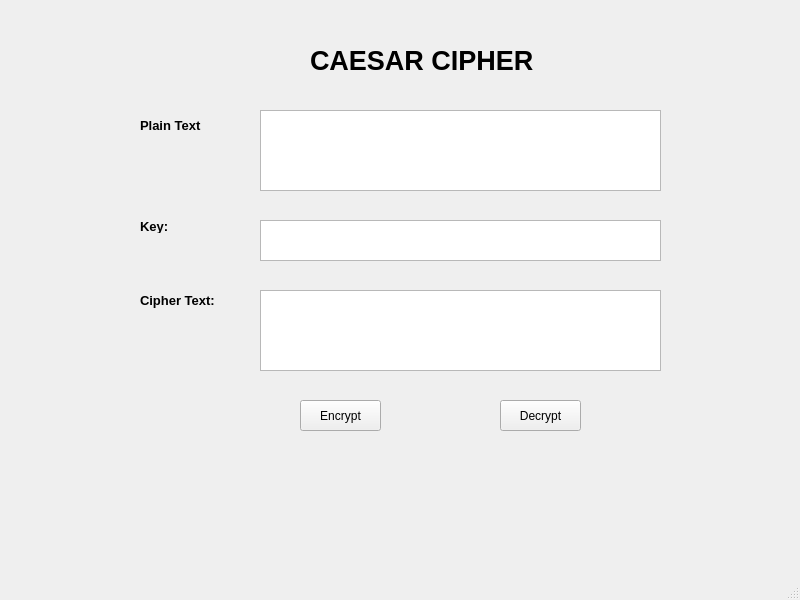
<?xml version="1.0" encoding="UTF-8"?>
<ui version="4.0">
 <class>MainWindow</class>
 <widget class="QMainWindow" name="MainWindow">
  <property name="geometry">
   <rect>
    <x>0</x>
    <y>0</y>
    <width>800</width>
    <height>600</height>
   </rect>
  </property>
  <property name="windowTitle">
   <string>MainWindow</string>
  </property>
  <widget class="QWidget" name="centralwidget">
   <widget class="QLabel" name="label">
    <property name="geometry">
     <rect>
      <x>140</x>
      <y>110</y>
      <width>61</width>
      <height>31</height>
     </rect>
    </property>
    <property name="font">
     <font>
      <pointsize>10</pointsize>
      <weight>75</weight>
      <bold>true</bold>
     </font>
    </property>
    <property name="text">
     <string>Plain Text:</string>
    </property>
   </widget>
   <widget class="QLabel" name="label_2">
    <property name="geometry">
     <rect>
      <x>140</x>
      <y>220</y>
      <width>47</width>
      <height>13</height>
     </rect>
    </property>
    <property name="font">
     <font>
      <pointsize>10</pointsize>
      <weight>75</weight>
      <bold>true</bold>
     </font>
    </property>
    <property name="text">
     <string>Key:</string>
    </property>
   </widget>
   <widget class="QLabel" name="label_3">
    <property name="geometry">
     <rect>
      <x>140</x>
      <y>290</y>
      <width>81</width>
      <height>21</height>
     </rect>
    </property>
    <property name="font">
     <font>
      <pointsize>10</pointsize>
      <weight>75</weight>
      <bold>true</bold>
     </font>
    </property>
    <property name="text">
     <string>Cipher Text:</string>
    </property>
   </widget>
   <widget class="QTextBrowser" name="textBrowser">
    <property name="geometry">
     <rect>
      <x>260</x>
      <y>110</y>
      <width>401</width>
      <height>81</height>
     </rect>
    </property>
   </widget>
   <widget class="QTextBrowser" name="textBrowser_2">
    <property name="geometry">
     <rect>
      <x>260</x>
      <y>220</y>
      <width>401</width>
      <height>41</height>
     </rect>
    </property>
   </widget>
   <widget class="QTextBrowser" name="textBrowser_3">
    <property name="geometry">
     <rect>
      <x>260</x>
      <y>290</y>
      <width>401</width>
      <height>81</height>
     </rect>
    </property>
   </widget>
   <widget class="QLabel" name="label_4">
    <property name="geometry">
     <rect>
      <x>310</x>
      <y>50</y>
      <width>261</width>
      <height>21</height>
     </rect>
    </property>
    <property name="font">
     <font>
      <pointsize>20</pointsize>
      <weight>75</weight>
      <bold>true</bold>
     </font>
    </property>
    <property name="text">
     <string>CAESAR CIPHER</string>
    </property>
   </widget>
   <widget class="QPushButton" name="pushButton">
    <property name="geometry">
     <rect>
      <x>300</x>
      <y>400</y>
      <width>81</width>
      <height>31</height>
     </rect>
    </property>
    <property name="text">
     <string>Encrypt</string>
    </property>
   </widget>
   <widget class="QPushButton" name="pushButton_2">
    <property name="geometry">
     <rect>
      <x>500</x>
      <y>400</y>
      <width>81</width>
      <height>31</height>
     </rect>
    </property>
    <property name="text">
     <string>Decrypt</string>
    </property>
   </widget>
  </widget>
  <widget class="QMenuBar" name="menubar">
   <property name="geometry">
    <rect>
     <x>0</x>
     <y>0</y>
     <width>800</width>
     <height>21</height>
    </rect>
   </property>
  </widget>
  <widget class="QStatusBar" name="statusbar"/>
 </widget>
 <resources/>
 <connections/>
</ui>
